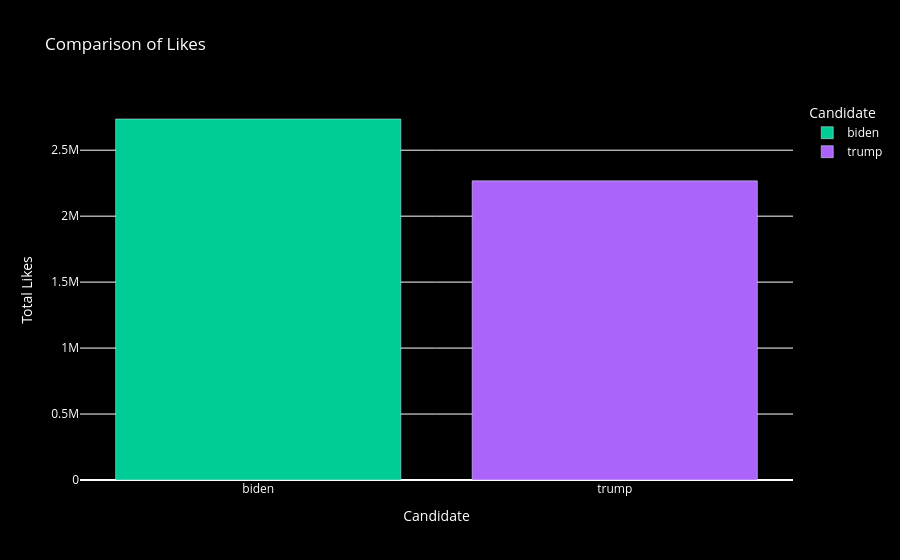

Notebook cell for this chart:
### Markdown cell above
**Comparison of Likes**

### Code cell
# Interactive bar chart
likes_comparison = data.groupby('candidate')['likes'].sum().reset_index()
fig = px.bar(likes_comparison, x='candidate', y='likes', color='candidate',
             color_discrete_map={'Trump': 'blue', 'Biden': 'green'},
             labels={'candidate': 'Candidate', 'likes': 'Total Likes'},
             title='Comparison of Likes')

# Update the layout with a black theme
fig.update_layout(plot_bgcolor='black',
                  paper_bgcolor='black', font_color='white')

# Show the chart
fig.show()

### Figure 1 — Plotly figure (JSON) as saved in the notebook; plotly's stock layout.template omitted (floating-point values rounded to 4 significant figures)
{"data": [{"hovertemplate": "Candidate=%{x}<br>Total Likes=%{y}<extra></extra>", "legendgroup": "biden", "marker": {"color": "#00cc96", "pattern": {"shape": ""}}, "name": "biden", "orientation": "v", "showlegend": true, "textposition": "auto", "type": "bar", "x": ["biden"], "xaxis": "x", "y": [2737000.0], "yaxis": "y"}, {"hovertemplate": "Candidate=%{x}<br>Total Likes=%{y}<extra></extra>", "legendgroup": "trump", "marker": {"color": "#ab63fa", "pattern": {"shape": ""}}, "name": "trump", "orientation": "v", "showlegend": true, "textposition": "auto", "type": "bar", "x": ["trump"], "xaxis": "x", "y": [2268000.0], "yaxis": "y"}], "layout": {"barmode": "relative", "font": {"color": "white"}, "legend": {"title": {"text": "Candidate"}, "tracegroupgap": 0}, "paper_bgcolor": "black", "plot_bgcolor": "black", "title": {"text": "Comparison of Likes"}, "xaxis": {"anchor": "y", "categoryarray": ["biden", "trump"], "categoryorder": "array", "domain": [0, 1], "title": {"text": "Candidate"}}, "yaxis": {"anchor": "x", "domain": [0, 1], "title": {"text": "Total Likes"}}}}
